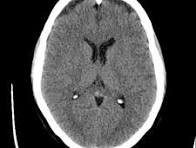
#> input picture medical.jpeg, 196 x 148 px
$ python medical_image.py
#> lines starting #> are read from the running program, lines starting #| are printed output that depends on the picture; after the words box and inside, x2 and y2 are one past the last pixel; in counts of white or black regions, pixels touching at a corner belong together
import cv2
import matplotlib.pyplot as plt


# Read and process image
img = cv2.imread("medical.jpeg", cv2.IMREAD_GRAYSCALE)
#> img is the input picture: shape (148, 196); min 0, max 255, mean 78.4
blur = cv2.GaussianBlur(img, (5,5), 0)
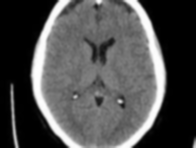
#> blur: shape (148, 196); min 0, max 255, mean 78.4
_, thresh = cv2.threshold(blur, 0, 255, cv2.THRESH_BINARY + cv2.THRESH_OTSU)
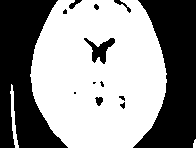
#> thresh: shape (148, 196); 57% white; 13 black regions (5 under 20 px)
contours, _ = cv2.findContours(thresh, cv2.RETR_TREE, cv2.CHAIN_APPROX_SIMPLE)
#> contours = 12 contours, 3 with area under 20; largest, box (x1, y1, x2, y2) and area: (30, 0, 167, 148) 16554, (83, 37, 116, 65) 384, (10, 84, 19, 148) 146, (94, 96, 104, 107) 62, (119, 101, 126, 110) 29
output = cv2.cvtColor(img, cv2.COLOR_GRAY2BGR)
cv2.drawContours(output, contours, -1, (0,255,0), 2)
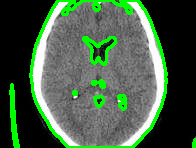
#> output: shape (148, 196, 3); 9.97% of pixels changed, all inside (x1, y1, x2, y2) = (9, 0, 196, 148)

# Display results
titles = ["Original", "Blurred", "Thresholded", "Contours"]
images = [img, blur, thresh, output]
plt.figure(figsize=(12,4))
for i in range(4):
    plt.subplot(1,4,i+1)
    plt.title(titles[i])
    plt.imshow(images[i], cmap='gray')
    plt.axis('off')
plt.show()
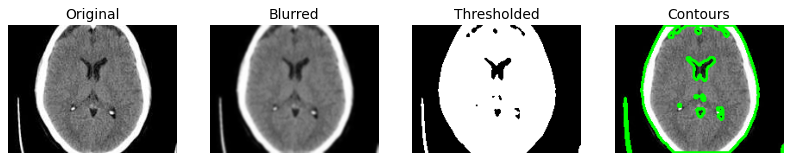
#> figure drawn by matplotlib, 4 panels

$ run again, with road.jpeg copied over medical.jpeg
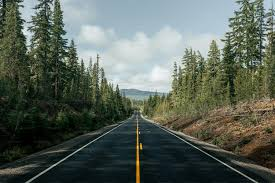
#> input picture road.jpeg, 275 x 183 px
#> `_, thresh = cv2.threshold(blur, 0, 255, cv2.THRESH_BINARY + cv2.THRESH..`:
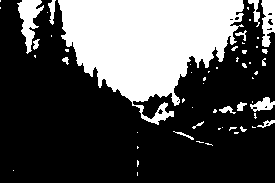
#> thresh: shape (183, 275); 31.6% white; 58 white regions (41 under 20 px)
#> contours = 69 contours, 54 with area under 20; largest, box (x1, y1, x2, y2) and area: (58, 0, 244, 125) 13250, (17, 0, 44, 54) 595, (261, 0, 275, 47) 430, (250, 97, 275, 112) 180, (248, 0, 260, 27) 90
#> `cv2.drawContours(output, contours, -1, (0,255,0), 2)`:
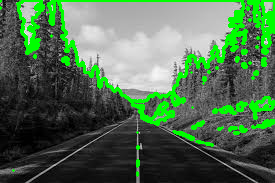
#> output: shape (183, 275, 3); mean B, G, R 80, 110.2, 80
